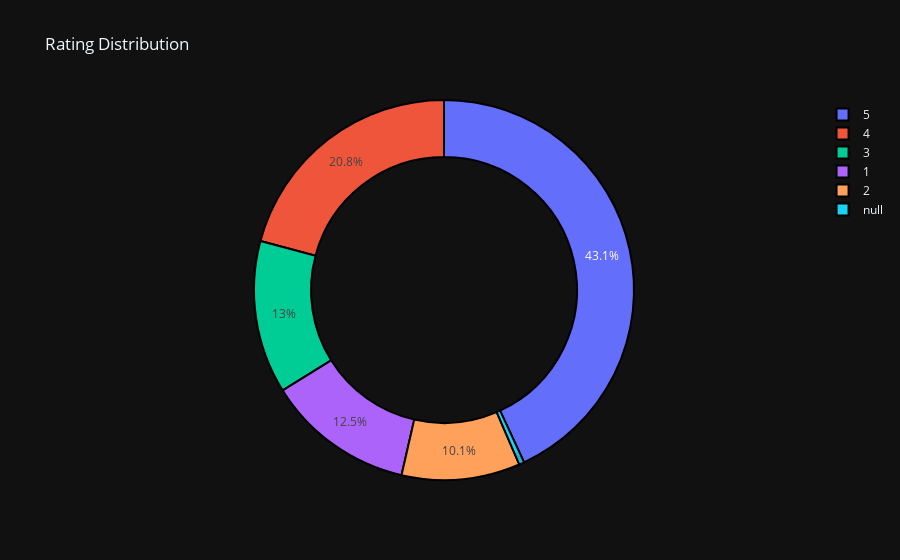

Notebook code for this chart:
### Code cell
import matplotlib.pyplot as plt
import numpy as np
import plotly.graph_objs as go
import pandas as pd

def pie_plot(cnt_srs, title):
    labels = cnt_srs['rating']
    values = cnt_srs['count']
    trace = go.Pie(
        labels=labels,
        values=values,
        hoverinfo='percent+value',
        textinfo='percent',
        textposition='inside',
        hole=0.7,
        showlegend=True,
        marker=dict(
            colors=plt.cm.viridis_r(np.linspace(0, 1, len(cnt_srs))),
            line=dict(color='#000000', width=2)
        )
    )
    layout = go.Layout(
        template="plotly_dark",
        title=title
    )
    fig = go.Figure(data=[trace], layout=layout)
    return fig

# Plot pie chart
fig_pie = pie_plot(temp_df, 'Rating Distribution')
fig_pie.show()

### Figure 1 — Plotly figure (JSON) as saved in the notebook; plotly's stock layout.template omitted (floating-point values rounded to 4 significant figures)
{"data": [{"hole": 0.7, "hoverinfo": "percent+value", "labels": [1, 4, 3, 2, 5, null], "marker": {"colors": [[0.9932, 0.9062, 0.1439, 1], [0.4775, 0.8214, 0.3182, 1], [0.1347, 0.6586, 0.5176, 1], [0.1636, 0.4711, 0.5581, 1], [0.2539, 0.2653, 0.53, 1], [0.267, 0.004874, 0.3294, 1]], "line": {"color": "#000000", "width": 2}}, "showlegend": true, "textinfo": "percent", "textposition": "inside", "type": "pie", "values": [828, 1376, 859, 665, 2843, 29]}], "layout": {"title": {"text": "Rating Distribution"}}}
